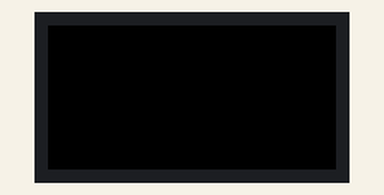
Recording of a sketch running on a simulated Arduino Uno, built with avr-gcc and run on an emulated ATmega328P. Shown: 32×16 colour display.

Above: at 0.1 s.
At 1.12 s:
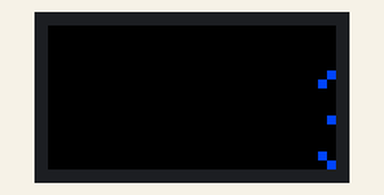
At 1.64 s:
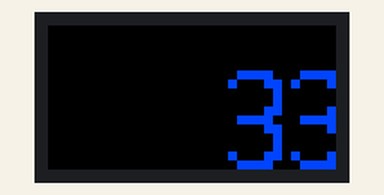
At 2.06 s:
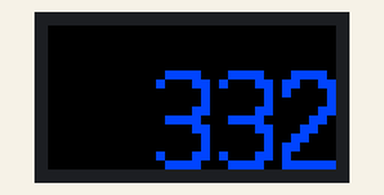
At 3.03 s:
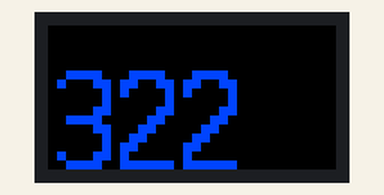
At 3.98 s:
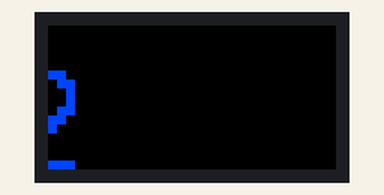

Measured:
- by itself, everything shown: repeats every 4.2 s, in 59 steps

The sketch:

_3322_Walk_Across_Screen.ino
```cpp
#include <Adafruit_GFX.h>
#include <RGBmatrixPanel.h>


#define CLK 8
#define LAT A3
#define OE 9
#define A A0
#define B A1
#define C A2
RGBmatrixPanel matrix(A, B, C, CLK, LAT, OE, false);

unsigned short sB = matrix.Color333(0, 2, 7);

int c1_8[2] = {6, 14};
unsigned short cc1_8[2] = {sB, sB};

int c2_3_4_9_10_11[3] = {5, 10, 15};
unsigned short cc2_3_4_9_10_11[3] = {sB, sB, sB};

int c5_12[7] = {5, 6, 9, 10, 11, 14, 15};
unsigned short cc5_12[7] = {sB, sB, sB, sB, sB, sB, sB};

int c6_13[8] = {6, 7, 8, 9, 11, 12, 13, 14};
unsigned short cc6_13[8] = {sB, sB, sB, sB, sB, sB, sB, sB};

int c15_22[5] = {6, 7, 13, 14, 15};
unsigned short cc15_22[5] = {sB, sB, sB, sB, sB};

int c16_23[5] = {5, 6, 12, 13, 15};
unsigned short cc16_23[5] = {sB, sB, sB, sB, sB};

int c17_24[4] = {5, 11, 12, 15};
unsigned short cc17_24[4] = {sB, sB, sB, sB};

int c18_25[4] = {5, 10, 11, 15};
unsigned short cc18_25[4] = {sB, sB, sB, sB};

int c19_26[5] = {5, 6, 9, 10, 15};
unsigned short cc19_26[5] = {sB, sB, sB, sB, sB};

int c20_27[5] = {6, 7, 8, 9, 15};
unsigned short cc20_27[5] = {sB, sB, sB, sB, sB};

void drawCol(int c, int r, int column[], int length, unsigned short color[]) {
  for(int i=0; i<length; i++) {
    matrix.drawPixel(c, r + column[i], color[i]);
  }
}
void empty() {
  matrix.fillScreen(matrix.Color333(0, 0, 0));
}

void setup() {
  matrix.begin();
}
void loop() {
  int dR = 0;
  int del = 40;
  delay(1000);
  for(int i=32; i>-28; i--) {
    drawCol(i, dR, c1_8, 2, cc1_8);
    drawCol(i+1, dR, c2_3_4_9_10_11, 3, cc2_3_4_9_10_11);
    drawCol(i+2, dR, c2_3_4_9_10_11, 3, cc2_3_4_9_10_11);
    drawCol(i+3, dR, c2_3_4_9_10_11, 3, cc2_3_4_9_10_11);
    drawCol(i+4, dR, c5_12, 7, cc5_12);
    drawCol(i+5, dR, c6_13, 8, cc6_13);

    drawCol(i+7, dR, c1_8, 2, cc1_8);
    drawCol(i+8, dR, c2_3_4_9_10_11, 3, cc2_3_4_9_10_11);
    drawCol(i+9, dR, c2_3_4_9_10_11, 3, cc2_3_4_9_10_11);
    drawCol(i+10, dR, c2_3_4_9_10_11, 3, cc2_3_4_9_10_11);
    drawCol(i+11, dR, c5_12, 7, cc5_12);
    drawCol(i+12, dR, c6_13, 8, cc6_13);

    drawCol(i+14, dR, c15_22, 5, cc15_22);
    drawCol(i+15, dR, c16_23, 5, cc16_23);
    drawCol(i+16, dR, c17_24, 4, cc17_24);
    drawCol(i+17, dR, c18_25, 4, cc18_25);
    drawCol(i+18, dR, c19_26, 5, cc19_26);
    drawCol(i+19, dR, c20_27, 5, cc20_27);

    drawCol(i+21, dR, c15_22, 5, cc15_22);
    drawCol(i+22, dR, c16_23, 5, cc16_23);
    drawCol(i+23, dR, c17_24, 4, cc17_24);
    drawCol(i+24, dR, c18_25, 4, cc18_25);
    drawCol(i+25, dR, c19_26, 5, cc19_26);
    drawCol(i+26, dR, c20_27, 5, cc20_27);

    delay(del);
    empty();
  }
}
```
